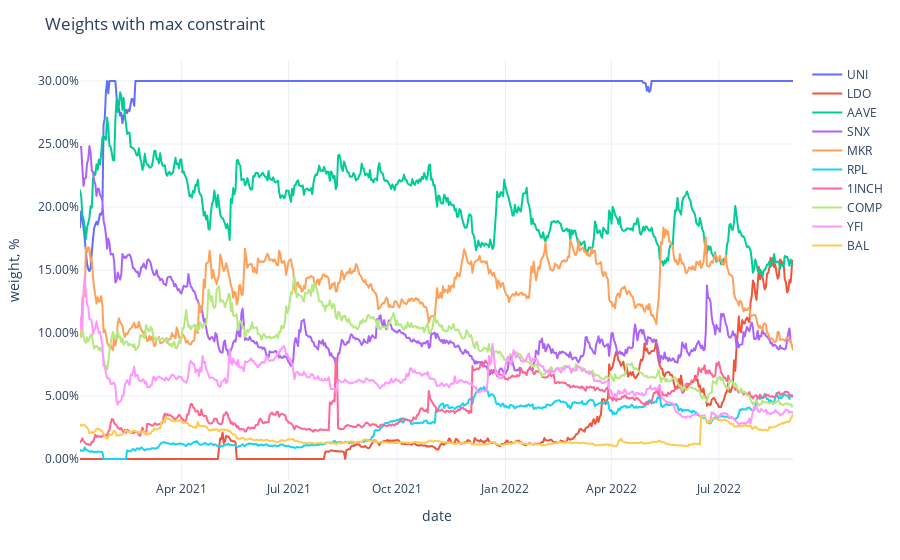

Notebook source saved alongside this figure:
### Code cell
fig = px.line(adjusted_weights,
              labels={'value': 'weight, %', 'variable': ''})
fig.update_traces(
    hovertemplate="%{y}"
)
fig.update_yaxes(
    tickformat=".2%",
)
fig.update_xaxes(
    showspikes=True,
    spikethickness=2,
    spikedash="dot",
    spikecolor="#999999",
    spikemode="across",
)
fig.update_layout(
    hovermode="x",
    hoverdistance=100,  ## Distance to show hover label of data point
    spikedistance=1000,  ## Distance to show spike
    template='plotly_white',
    title='Weights with max constraint'
)

### Figure 1 — Plotly figure (JSON) as saved in the notebook; plotly's stock layout.template omitted (floating-point values rounded to 4 significant figures; data arrays with more than 128 entries replaced by an {"elided": "..."} marker saying what was removed)
{"data": [{"hovertemplate": "%{y}", "legendgroup": "UNI", "line": {"color": "#636efa", "dash": "solid"}, "marker": {"symbol": "circle"}, "mode": "lines", "name": "UNI", "showlegend": true, "type": "scattergl", "x": {"elided": "606 str values"}, "xaxis": "x", "y": {"elided": "606 float values"}, "yaxis": "y"}, {"hovertemplate": "%{y}", "legendgroup": "LDO", "line": {"color": "#EF553B", "dash": "solid"}, "marker": {"symbol": "circle"}, "mode": "lines", "name": "LDO", "showlegend": true, "type": "scattergl", "x": {"elided": "606 str values"}, "xaxis": "x", "y": {"elided": "606 float values"}, "yaxis": "y"}, {"hovertemplate": "%{y}", "legendgroup": "AAVE", "line": {"color": "#00cc96", "dash": "solid"}, "marker": {"symbol": "circle"}, "mode": "lines", "name": "AAVE", "showlegend": true, "type": "scattergl", "x": {"elided": "606 str values"}, "xaxis": "x", "y": {"elided": "606 float values"}, "yaxis": "y"}, {"hovertemplate": "%{y}", "legendgroup": "SNX", "line": {"color": "#ab63fa", "dash": "solid"}, "marker": {"symbol": "circle"}, "mode": "lines", "name": "SNX", "showlegend": true, "type": "scattergl", "x": {"elided": "606 str values"}, "xaxis": "x", "y": {"elided": "606 float values"}, "yaxis": "y"}, {"hovertemplate": "%{y}", "legendgroup": "MKR", "line": {"color": "#FFA15A", "dash": "solid"}, "marker": {"symbol": "circle"}, "mode": "lines", "name": "MKR", "showlegend": true, "type": "scattergl", "x": {"elided": "606 str values"}, "xaxis": "x", "y": {"elided": "606 float values"}, "yaxis": "y"}, {"hovertemplate": "%{y}", "legendgroup": "RPL", "line": {"color": "#19d3f3", "dash": "solid"}, "marker": {"symbol": "circle"}, "mode": "lines", "name": "RPL", "showlegend": true, "type": "scattergl", "x": {"elided": "606 str values"}, "xaxis": "x", "y": {"elided": "606 float values"}, "yaxis": "y"}, {"hovertemplate": "%{y}", "legendgroup": "1INCH", "line": {"color": "#FF6692", "dash": "solid"}, "marker": {"symbol": "circle"}, "mode": "lines", "name": "1INCH", "showlegend": true, "type": "scattergl", "x": {"elided": "606 str values"}, "xaxis": "x", "y": {"elided": "606 float values"}, "yaxis": "y"}, {"hovertemplate": "%{y}", "legendgroup": "COMP", "line": {"color": "#B6E880", "dash": "solid"}, "marker": {"symbol": "circle"}, "mode": "lines", "name": "COMP", "showlegend": true, "type": "scattergl", "x": {"elided": "606 str values"}, "xaxis": "x", "y": {"elided": "606 float values"}, "yaxis": "y"}, {"hovertemplate": "%{y}", "legendgroup": "YFI", "line": {"color": "#FF97FF", "dash": "solid"}, "marker": {"symbol": "circle"}, "mode": "lines", "name": "YFI", "showlegend": true, "type": "scattergl", "x": {"elided": "606 str values"}, "xaxis": "x", "y": {"elided": "606 float values"}, "yaxis": "y"}, {"hovertemplate": "%{y}", "legendgroup": "BAL", "line": {"color": "#FECB52", "dash": "solid"}, "marker": {"symbol": "circle"}, "mode": "lines", "name": "BAL", "showlegend": true, "type": "scattergl", "x": {"elided": "606 str values"}, "xaxis": "x", "y": {"elided": "606 float values"}, "yaxis": "y"}], "layout": {"autosize": true, "hoverdistance": 100, "hovermode": "x", "legend": {"title": {"text": ""}, "tracegroupgap": 0}, "margin": {"t": 60}, "spikedistance": 1000, "title": {"text": "Weights with max constraint"}, "xaxis": {"anchor": "y", "autorange": true, "domain": [0, 1], "range": ["2021-01-05", "2022-09-02"], "showspikes": true, "spikecolor": "#999999", "spikedash": "dot", "spikemode": "across", "spikethickness": 2, "title": {"text": "date"}, "type": "date"}, "yaxis": {"anchor": "x", "autorange": true, "domain": [0, 1], "range": [-0.01667, 0.3167], "tickformat": ".2%", "title": {"text": "weight, %"}, "type": "linear"}}}
